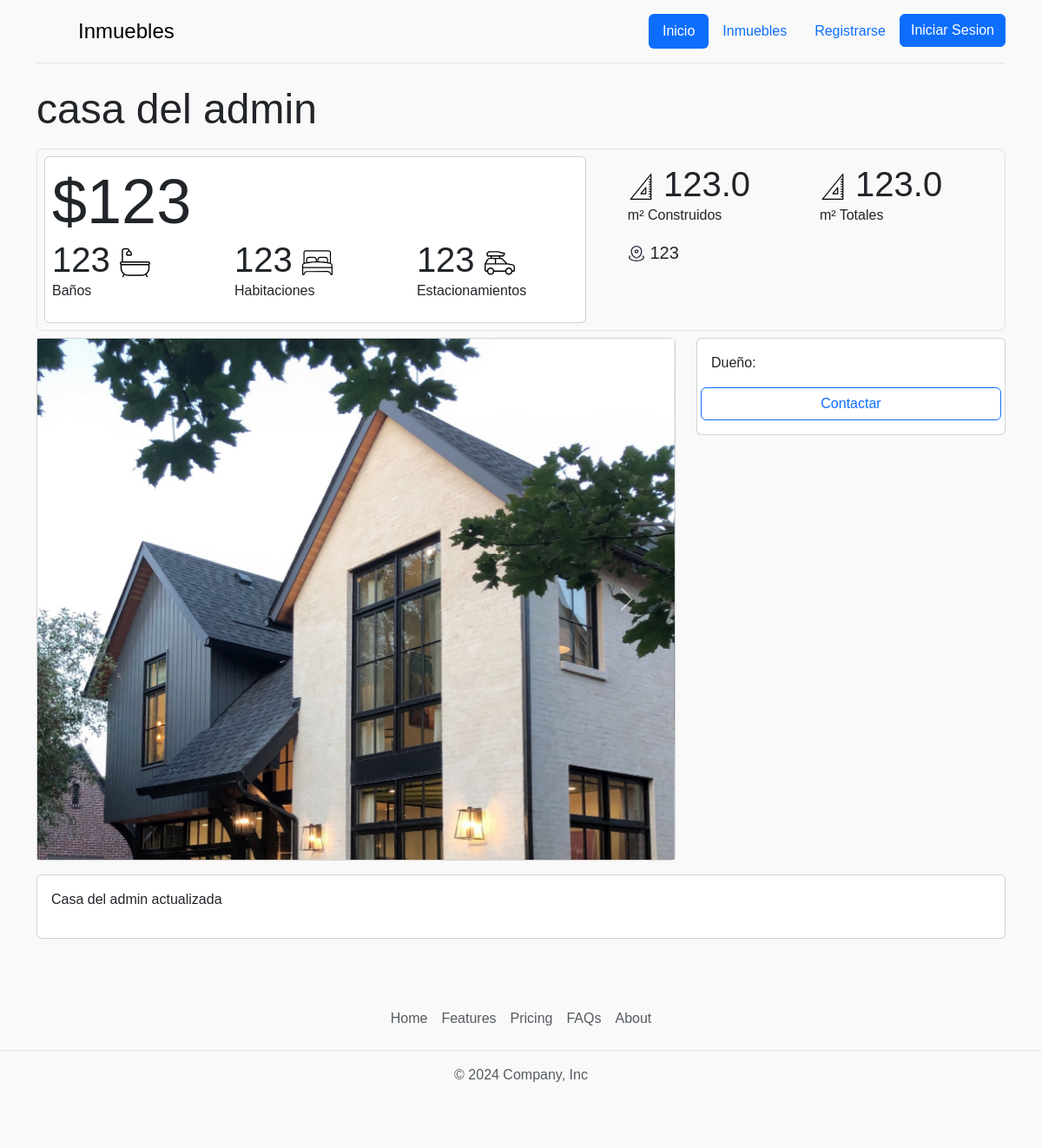
Screenshot of /inmuebles/9 with the database file from the repository.
### gestion_inmuebles/models.py (models this page shows, shortened)
class Inmueble(models.Model):
    nombre = models.CharField(max_length=200)
    descripcion = models.TextField()
    m2_construidos = models.FloatField()
    m2_totales = models.FloatField()
    estacionamientos = models.IntegerField()
    habitaciones = models.IntegerField()
    banos = models.IntegerField()
    direccion = models.CharField(max_length=200)
    comuna = models.ForeignKey(Comuna,on_delete=models.CASCADE,null=True,blank=True)
    tipo_inmueble = models.CharField(max_length=50, choices=TIPO_INMUEBLES)
    precio_mensual = models.DecimalField(max_digits=10, decimal_places=2)
    dueño = models.ForeignKey(Usuario, on_delete=models.CASCADE,limit_choices_to={'tipo_usuario': 'arrendador'},related_name='inmuebles')
    is_active = models.BooleanField(default=True, editable=False)
    deleted_at = models.DateTimeField(blank=True,null=True, editable=False)

class Foto(models.Model):
    descripcion = models.CharField(max_length=255, blank=True, null=True, default='')
    foto = models.ImageField(upload_to='inmuebles/')
    inmueble = models.ManyToManyField(Inmueble,related_name='fotos')

### gestion_inmuebles/views.py (the view)
# urls.py: path('inmuebles/<int:id_inmueble>',inmuebles_detalle,name='inmuebles_detalle'),
def inmuebles_detalle(request, id_inmueble):
    inmueble = Inmueble.objects.get(id=id_inmueble)
    context={'inmueble':inmueble}
    return render(request, 'inmuebles_detalle.html',context )

### templates/inmuebles_detalle.html (shortened to what this page needs)
{% extends 'layout/base.html' %}
{% block content %}
{% load static %}
<main class="container ">
    <section>
        <div class="row">
            <h2 class="display-5"> {{inmueble.nombre}} </h2>
            <div class="col">
                <article class="border rounded-3 my-2">
                    <div class="row">
                        <div class="col-sm-7">
                            <div class="card m-2 p-2">
                                <div class="row">
                                    <span class="display-2">${{inmueble.precio_mensual|floatformat}}</span>
                                </div>
                                <div class="row">
                                    <div class="col">
                                        <p class="display-6 mb-0">{{inmueble.banos}} <img src="{% static 'bath.svg' %}"
                                                alt="Baños icon" width="35em"></p>
                                        <p class="fs-6">Baños</p>
                                    </div>
                                    <div class="col">
                                        <p class="display-6 mb-0">{{inmueble.habitaciones}} <img
                                                src="{% static 'bed.svg' %}" alt="Habitaciones icon" width="35em"></p>
                                        <p class="fs-6">Habitaciones</p>
                                    </div>
                                    <div class="col">
                                        <p class="display-6 mb-0">{{inmueble.estacionamientos}} <img
                                                src="{% static 'car2.svg' %}" alt="Estacionamientos icon" width="35em">
                                        </p>
                                        <p class="fs-6">Estacionamientos</p>
                                    </div>
                                </div>
                            </div>
                        </div>
                        <div class="col-sm-5">
                            <div class="m-2 p-2">
                                <div class="row">
                                    <div class="col">
                                        <p class="display-6 mb-0">
                                            <img src="{% static 'triangulo.svg' %}" alt="Baños icon" width="30em">
                                            {{inmueble.m2_construidos}}
                                        </p>
                                        <p class="fs-6">m² Construidos</p>
                                    </div>
                                    <div class="col">
                                        <p class="display-6 mb-0">
                                            <img src="{% static 'triangulo.svg' %}" alt="Baños icon" width="30em">
                                            {{inmueble.m2_totales}}
                                        </p>
                                        <p class="fs-6">m² Totales</p>
                                    </div>
                                </div>
                                <div class="row">
                                    <p class="fs-5"><img src="{% static 'map.svg' %}" alt="map point icon" width="20em"> {{inmueble.direccion}}</p>
                                </div>
                            </div>
                        </div>
                    </div>
                </article>
            </div>
        </div>
        <div class="row">
            <div class="col-sm-8">
                <article class="card">
                    <div id="carouselExampleIndicators" class="carousel slide">
                        <div class="carousel-inner overflow-hidden" style=" width:100%; height: 600px !important;">
                            {% if inmueble.fotos.all %}
                                {% for foto in inmueble.fotos.all %}
                                    <div class="carousel-item active">
                                        <img src="{{foto.foto.url}}" class="d-block w-100 overflow-hidden" alt="{{foto.descripcion}}">
                                    </div>
                                {% endfor %}
                            {% endif %}
                        </div>
                        <button class="carousel-control-prev" type="button" data-bs-target="#carouselExampleIndicators"
                            data-bs-slide="prev">
                            <span class="carousel-control-prev-icon" aria-hidden="true"></span>
                        </button>
                        <button class="carousel-control-next" type="button" data-bs-target="#carouselExampleIndicators"
                            data-bs-slide="next">
                            <span class="carousel-control-next-icon" aria-hidden="true"></span>
                        </button>
                    </div>
                </article>
            </div>
            <div class="col-sm-4">
                <article class="card p-3">
                    <div class="row">
                        <p class="fs-6 mb-0">Dueño:</p>
                        <button class="btn btn-outline-primary">Contactar</button>
                    </div>
                </article>
            </div>
        </div>
        <div class="row">
            <div class="col">
                <article class="card p-3 my-3">
                    <p>{{inmueble.descripcion}}</p>
                </article>
            </div>
        </div>
    </section>
</main>
{% endblock content %}

### static/css/style.css (style rules this page uses)
body { display: flex; flex-direction: column; min-height: 100vh; margin: 0; background-color: #F9F9F9; font-family: Verdana, Geneva, Tahoma, sans-serif; }
main { flex: 1; }

### rows the page displays
Inmueble: nombre "casa del admin", precio_mensual "123", banos "123", habitaciones "123", estacionamientos "123", m2_construidos "123.0", m2_totales "123.0", direccion "123", descripcion "Casa del admin actualizada"
Foto: foto (picture)
